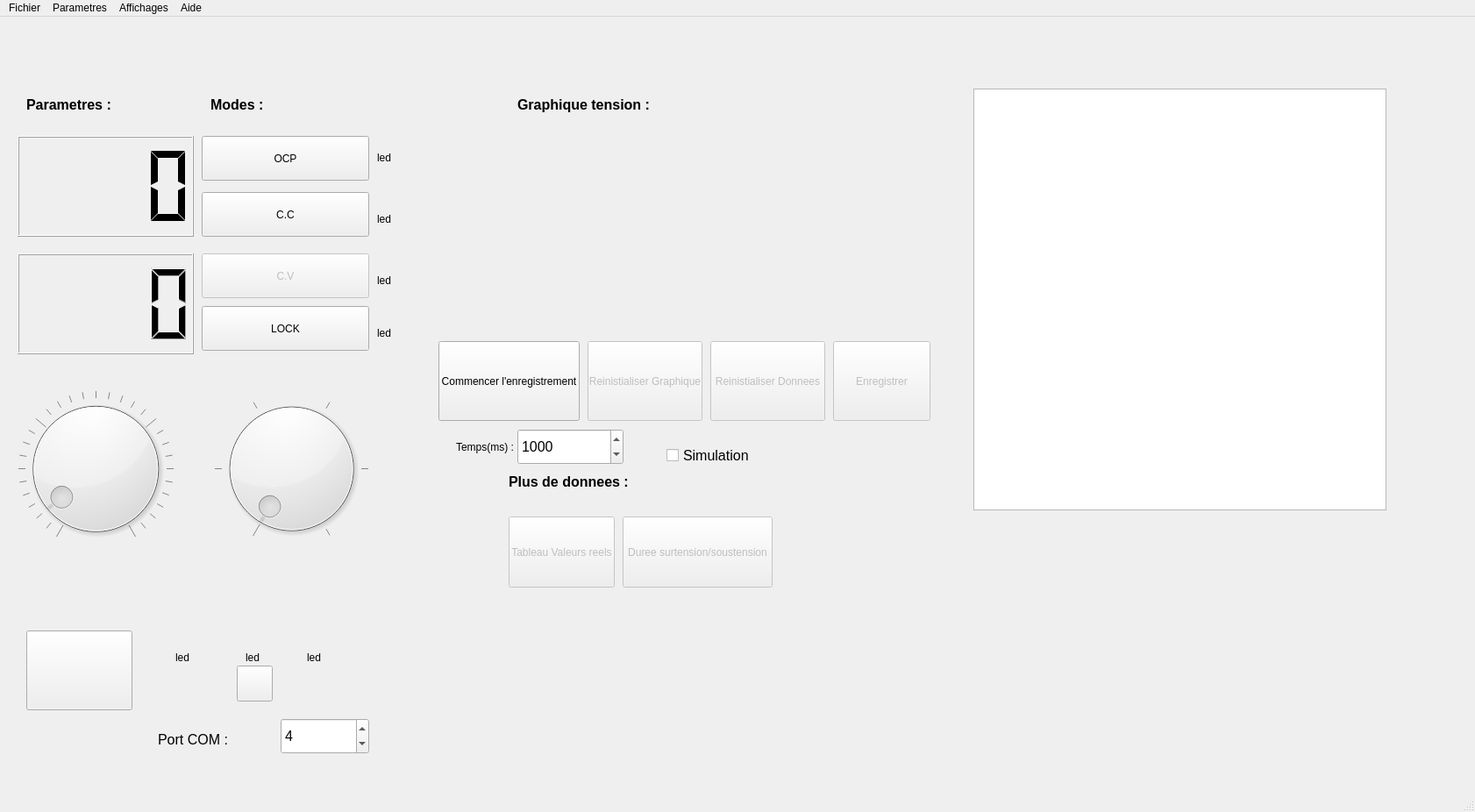
<?xml version="1.0" encoding="UTF-8"?>
<ui version="4.0">
 <class>MainWindow</class>
 <widget class="QMainWindow" name="MainWindow">
  <property name="geometry">
   <rect>
    <x>0</x>
    <y>0</y>
    <width>1682</width>
    <height>926</height>
   </rect>
  </property>
  <property name="windowTitle">
   <string>MainWindow</string>
  </property>
  <property name="toolTip">
   <string>Mode Tension Constante</string>
  </property>
  <widget class="QWidget" name="centralwidget">
   <property name="enabled">
    <bool>true</bool>
   </property>
   <widget class="QPushButton" name="btnOnoff">
    <property name="enabled">
     <bool>true</bool>
    </property>
    <property name="geometry">
     <rect>
      <x>30</x>
      <y>700</y>
      <width>121</width>
      <height>91</height>
     </rect>
    </property>
    <property name="mouseTracking">
     <bool>false</bool>
    </property>
    <property name="text">
     <string/>
    </property>
    <property name="icon">
     <iconset>
      <normaloff>Simpleicons_Interface_power-symbol-1.svg</normaloff>Simpleicons_Interface_power-symbol-1.svg</iconset>
    </property>
    <property name="shortcut">
     <string>Ctrl+Return</string>
    </property>
    <property name="checkable">
     <bool>true</bool>
    </property>
    <property name="autoRepeat">
     <bool>false</bool>
    </property>
   </widget>
   <widget class="QLabel" name="labelgraphVoltatge">
    <property name="geometry">
     <rect>
      <x>590</x>
      <y>90</y>
      <width>240</width>
      <height>20</height>
     </rect>
    </property>
    <property name="sizePolicy">
     <sizepolicy hsizetype="Expanding" vsizetype="Minimum">
      <horstretch>0</horstretch>
      <verstretch>0</verstretch>
     </sizepolicy>
    </property>
    <property name="minimumSize">
     <size>
      <width>240</width>
      <height>20</height>
     </size>
    </property>
    <property name="maximumSize">
     <size>
      <width>200</width>
      <height>20</height>
     </size>
    </property>
    <property name="font">
     <font>
      <pointsize>12</pointsize>
      <weight>75</weight>
      <bold>true</bold>
     </font>
    </property>
    <property name="text">
     <string>Graphique tension :</string>
    </property>
   </widget>
   <widget class="PlotWidget" name="TabTension" native="true">
    <property name="geometry">
     <rect>
      <x>500</x>
      <y>130</y>
      <width>561</width>
      <height>231</height>
     </rect>
    </property>
    <property name="sizePolicy">
     <sizepolicy hsizetype="Expanding" vsizetype="Expanding">
      <horstretch>0</horstretch>
      <verstretch>0</verstretch>
     </sizepolicy>
    </property>
    <property name="minimumSize">
     <size>
      <width>200</width>
      <height>200</height>
     </size>
    </property>
   </widget>
   <widget class="QWidget" name="layoutWidget">
    <property name="geometry">
     <rect>
      <x>20</x>
      <y>410</y>
      <width>401</width>
      <height>211</height>
     </rect>
    </property>
    <layout class="QGridLayout" name="gridLayout_3">
     <item row="0" column="1">
      <spacer name="horizontalSpacer">
       <property name="orientation">
        <enum>Qt::Horizontal</enum>
       </property>
       <property name="sizeType">
        <enum>QSizePolicy::Maximum</enum>
       </property>
       <property name="sizeHint" stdset="0">
        <size>
         <width>40</width>
         <height>20</height>
        </size>
       </property>
      </spacer>
     </item>
     <item row="0" column="0">
      <widget class="QDial" name="dialVoltage">
       <property name="maximum">
        <number>30</number>
       </property>
       <property name="singleStep">
        <number>1</number>
       </property>
       <property name="value">
        <number>2</number>
       </property>
       <property name="invertedAppearance">
        <bool>false</bool>
       </property>
       <property name="invertedControls">
        <bool>false</bool>
       </property>
       <property name="wrapping">
        <bool>false</bool>
       </property>
       <property name="notchesVisible">
        <bool>true</bool>
       </property>
      </widget>
     </item>
     <item row="0" column="2">
      <widget class="QDial" name="dialAmpere">
       <property name="enabled">
        <bool>true</bool>
       </property>
       <property name="minimum">
        <number>0</number>
       </property>
       <property name="maximum">
        <number>5</number>
       </property>
       <property name="value">
        <number>0</number>
       </property>
       <property name="sliderPosition">
        <number>0</number>
       </property>
       <property name="invertedAppearance">
        <bool>false</bool>
       </property>
       <property name="invertedControls">
        <bool>false</bool>
       </property>
       <property name="wrapping">
        <bool>false</bool>
       </property>
       <property name="notchesVisible">
        <bool>true</bool>
       </property>
      </widget>
     </item>
    </layout>
   </widget>
   <widget class="QPushButton" name="buttonOCP">
    <property name="geometry">
     <rect>
      <x>230</x>
      <y>136</y>
      <width>191</width>
      <height>51</height>
     </rect>
    </property>
    <property name="maximumSize">
     <size>
      <width>16777215</width>
      <height>16777215</height>
     </size>
    </property>
    <property name="text">
     <string>OCP</string>
    </property>
    <property name="checkable">
     <bool>true</bool>
    </property>
    <property name="checked">
     <bool>false</bool>
    </property>
   </widget>
   <widget class="QPushButton" name="buttonCC">
    <property name="geometry">
     <rect>
      <x>230</x>
      <y>200</y>
      <width>191</width>
      <height>51</height>
     </rect>
    </property>
    <property name="toolTip">
     <string>Mode Courent Constant</string>
    </property>
    <property name="text">
     <string>C.C</string>
    </property>
    <property name="checkable">
     <bool>false</bool>
    </property>
   </widget>
   <widget class="QPushButton" name="buttonLOCK">
    <property name="geometry">
     <rect>
      <x>230</x>
      <y>330</y>
      <width>191</width>
      <height>51</height>
     </rect>
    </property>
    <property name="text">
     <string>LOCK</string>
    </property>
    <property name="iconSize">
     <size>
      <width>23</width>
      <height>23</height>
     </size>
    </property>
    <property name="shortcut">
     <string>Ctrl+L</string>
    </property>
    <property name="checkable">
     <bool>true</bool>
    </property>
    <property name="checked">
     <bool>false</bool>
    </property>
   </widget>
   <widget class="QLCDNumber" name="nbVoltage">
    <property name="geometry">
     <rect>
      <x>20</x>
      <y>136</y>
      <width>201</width>
      <height>115</height>
     </rect>
    </property>
    <property name="toolTip">
     <string>Courant</string>
    </property>
    <property name="layoutDirection">
     <enum>Qt::LeftToRight</enum>
    </property>
    <property name="autoFillBackground">
     <bool>true</bool>
    </property>
    <property name="lineWidth">
     <number>1</number>
    </property>
    <property name="smallDecimalPoint">
     <bool>false</bool>
    </property>
    <property name="digitCount">
     <number>4</number>
    </property>
    <property name="segmentStyle">
     <enum>QLCDNumber::Flat</enum>
    </property>
    <property name="value" stdset="0">
     <double>0.000000000000000</double>
    </property>
    <property name="intValue" stdset="0">
     <number>0</number>
    </property>
   </widget>
   <widget class="QLCDNumber" name="nbAmpere">
    <property name="geometry">
     <rect>
      <x>20</x>
      <y>270</y>
      <width>201</width>
      <height>115</height>
     </rect>
    </property>
    <property name="sizePolicy">
     <sizepolicy hsizetype="Minimum" vsizetype="Minimum">
      <horstretch>0</horstretch>
      <verstretch>0</verstretch>
     </sizepolicy>
    </property>
    <property name="toolTip">
     <string>Tension</string>
    </property>
    <property name="autoFillBackground">
     <bool>true</bool>
    </property>
    <property name="styleSheet">
     <string notr="true">background-color { rgb(247, 255, 238)},</string>
    </property>
    <property name="lineWidth">
     <number>1</number>
    </property>
    <property name="digitCount">
     <number>4</number>
    </property>
   </widget>
   <widget class="QPushButton" name="buttonCV">
    <property name="enabled">
     <bool>false</bool>
    </property>
    <property name="geometry">
     <rect>
      <x>230</x>
      <y>270</y>
      <width>191</width>
      <height>51</height>
     </rect>
    </property>
    <property name="toolTip">
     <string>Mode Tension Constante</string>
    </property>
    <property name="autoFillBackground">
     <bool>true</bool>
    </property>
    <property name="text">
     <string>C.V</string>
    </property>
    <property name="shortcut">
     <string>Alt+V</string>
    </property>
    <property name="checkable">
     <bool>false</bool>
    </property>
   </widget>
   <widget class="QPushButton" name="btnCommencer">
    <property name="geometry">
     <rect>
      <x>500</x>
      <y>370</y>
      <width>161</width>
      <height>91</height>
     </rect>
    </property>
    <property name="toolTip">
     <string>Lance la mesure. Raccourci Ctrl+T</string>
    </property>
    <property name="text">
     <string>Commencer l'enregistrement</string>
    </property>
    <property name="shortcut">
     <string>Ctrl+T</string>
    </property>
   </widget>
   <widget class="QPushButton" name="btnReini">
    <property name="enabled">
     <bool>false</bool>
    </property>
    <property name="geometry">
     <rect>
      <x>810</x>
      <y>370</y>
      <width>131</width>
      <height>91</height>
     </rect>
    </property>
    <property name="text">
     <string>Reinistialiser Donnees</string>
    </property>
   </widget>
   <widget class="QPushButton" name="btnEnregistrer">
    <property name="enabled">
     <bool>false</bool>
    </property>
    <property name="geometry">
     <rect>
      <x>950</x>
      <y>370</y>
      <width>111</width>
      <height>91</height>
     </rect>
    </property>
    <property name="text">
     <string>Enregistrer</string>
    </property>
   </widget>
   <widget class="QLabel" name="label_5">
    <property name="geometry">
     <rect>
      <x>30</x>
      <y>90</y>
      <width>240</width>
      <height>20</height>
     </rect>
    </property>
    <property name="sizePolicy">
     <sizepolicy hsizetype="Expanding" vsizetype="Minimum">
      <horstretch>0</horstretch>
      <verstretch>0</verstretch>
     </sizepolicy>
    </property>
    <property name="minimumSize">
     <size>
      <width>240</width>
      <height>20</height>
     </size>
    </property>
    <property name="maximumSize">
     <size>
      <width>200</width>
      <height>20</height>
     </size>
    </property>
    <property name="font">
     <font>
      <pointsize>12</pointsize>
      <weight>75</weight>
      <bold>true</bold>
     </font>
    </property>
    <property name="text">
     <string>Parametres :</string>
    </property>
   </widget>
   <widget class="QLabel" name="label_6">
    <property name="geometry">
     <rect>
      <x>580</x>
      <y>520</y>
      <width>240</width>
      <height>20</height>
     </rect>
    </property>
    <property name="sizePolicy">
     <sizepolicy hsizetype="Expanding" vsizetype="Minimum">
      <horstretch>0</horstretch>
      <verstretch>0</verstretch>
     </sizepolicy>
    </property>
    <property name="minimumSize">
     <size>
      <width>240</width>
      <height>20</height>
     </size>
    </property>
    <property name="maximumSize">
     <size>
      <width>200</width>
      <height>20</height>
     </size>
    </property>
    <property name="font">
     <font>
      <pointsize>12</pointsize>
      <weight>75</weight>
      <bold>true</bold>
     </font>
    </property>
    <property name="text">
     <string>Plus de donnees :</string>
    </property>
   </widget>
   <widget class="QPushButton" name="pushButton_2">
    <property name="enabled">
     <bool>false</bool>
    </property>
    <property name="geometry">
     <rect>
      <x>580</x>
      <y>570</y>
      <width>121</width>
      <height>81</height>
     </rect>
    </property>
    <property name="text">
     <string>Tableau Valeurs reels</string>
    </property>
   </widget>
   <widget class="QPushButton" name="pushButton_3">
    <property name="enabled">
     <bool>false</bool>
    </property>
    <property name="geometry">
     <rect>
      <x>710</x>
      <y>570</y>
      <width>171</width>
      <height>81</height>
     </rect>
    </property>
    <property name="text">
     <string>Duree surtension/soustension</string>
    </property>
   </widget>
   <widget class="PyLedLabel" name="led_lock">
    <property name="geometry">
     <rect>
      <x>430</x>
      <y>340</y>
      <width>81</width>
      <height>41</height>
     </rect>
    </property>
    <property name="text">
     <string>led</string>
    </property>
   </widget>
   <widget class="PyLedLabel" name="led_cv">
    <property name="geometry">
     <rect>
      <x>430</x>
      <y>280</y>
      <width>81</width>
      <height>41</height>
     </rect>
    </property>
    <property name="text">
     <string>led</string>
    </property>
   </widget>
   <widget class="PyLedLabel" name="led_cc">
    <property name="geometry">
     <rect>
      <x>430</x>
      <y>210</y>
      <width>81</width>
      <height>41</height>
     </rect>
    </property>
    <property name="text">
     <string>led</string>
    </property>
   </widget>
   <widget class="PyLedLabel" name="led_ocp">
    <property name="geometry">
     <rect>
      <x>430</x>
      <y>140</y>
      <width>81</width>
      <height>41</height>
     </rect>
    </property>
    <property name="text">
     <string>led</string>
    </property>
    <property name="textFormat">
     <enum>Qt::MarkdownText</enum>
    </property>
   </widget>
   <widget class="QLabel" name="label_7">
    <property name="geometry">
     <rect>
      <x>240</x>
      <y>90</y>
      <width>240</width>
      <height>20</height>
     </rect>
    </property>
    <property name="sizePolicy">
     <sizepolicy hsizetype="Expanding" vsizetype="Minimum">
      <horstretch>0</horstretch>
      <verstretch>0</verstretch>
     </sizepolicy>
    </property>
    <property name="minimumSize">
     <size>
      <width>240</width>
      <height>20</height>
     </size>
    </property>
    <property name="maximumSize">
     <size>
      <width>200</width>
      <height>20</height>
     </size>
    </property>
    <property name="font">
     <font>
      <pointsize>12</pointsize>
      <weight>75</weight>
      <bold>true</bold>
     </font>
    </property>
    <property name="text">
     <string>Modes :</string>
    </property>
   </widget>
   <widget class="PyLedLabel" name="led_pp">
    <property name="geometry">
     <rect>
      <x>200</x>
      <y>710</y>
      <width>41</width>
      <height>41</height>
     </rect>
    </property>
    <property name="text">
     <string>led</string>
    </property>
   </widget>
   <widget class="PyLedLabel" name="led_pn">
    <property name="geometry">
     <rect>
      <x>280</x>
      <y>710</y>
      <width>41</width>
      <height>41</height>
     </rect>
    </property>
    <property name="text">
     <string>led</string>
    </property>
   </widget>
   <widget class="PyLedLabel" name="led_pgdn">
    <property name="geometry">
     <rect>
      <x>350</x>
      <y>710</y>
      <width>41</width>
      <height>41</height>
     </rect>
    </property>
    <property name="text">
     <string>led</string>
    </property>
   </widget>
   <widget class="QTableWidget" name="Donnees">
    <property name="geometry">
     <rect>
      <x>1110</x>
      <y>82</y>
      <width>471</width>
      <height>481</height>
     </rect>
    </property>
    <property name="sizePolicy">
     <sizepolicy hsizetype="Expanding" vsizetype="Expanding">
      <horstretch>0</horstretch>
      <verstretch>0</verstretch>
     </sizepolicy>
    </property>
    <property name="minimumSize">
     <size>
      <width>350</width>
      <height>0</height>
     </size>
    </property>
    <attribute name="horizontalHeaderCascadingSectionResizes">
     <bool>false</bool>
    </attribute>
    <attribute name="horizontalHeaderDefaultSectionSize">
     <number>150</number>
    </attribute>
   </widget>
   <widget class="QSpinBox" name="spinBox">
    <property name="geometry">
     <rect>
      <x>590</x>
      <y>470</y>
      <width>121</width>
      <height>41</height>
     </rect>
    </property>
    <property name="font">
     <font>
      <pointsize>12</pointsize>
     </font>
    </property>
    <property name="minimum">
     <number>10</number>
    </property>
    <property name="maximum">
     <number>10000</number>
    </property>
    <property name="singleStep">
     <number>100</number>
    </property>
    <property name="value">
     <number>1000</number>
    </property>
   </widget>
   <widget class="QLabel" name="label">
    <property name="geometry">
     <rect>
      <x>180</x>
      <y>809</y>
      <width>101</width>
      <height>31</height>
     </rect>
    </property>
    <property name="font">
     <font>
      <pointsize>12</pointsize>
     </font>
    </property>
    <property name="text">
     <string>Port COM :</string>
    </property>
   </widget>
   <widget class="QSpinBox" name="spinBox_COM">
    <property name="geometry">
     <rect>
      <x>320</x>
      <y>800</y>
      <width>101</width>
      <height>41</height>
     </rect>
    </property>
    <property name="font">
     <font>
      <pointsize>12</pointsize>
     </font>
    </property>
    <property name="maximum">
     <number>20</number>
    </property>
    <property name="value">
     <number>4</number>
    </property>
   </widget>
   <widget class="QCheckBox" name="checkBoxSimu">
    <property name="enabled">
     <bool>true</bool>
    </property>
    <property name="geometry">
     <rect>
      <x>760</x>
      <y>490</y>
      <width>121</width>
      <height>20</height>
     </rect>
    </property>
    <property name="font">
     <font>
      <pointsize>12</pointsize>
     </font>
    </property>
    <property name="text">
     <string>Simulation</string>
    </property>
    <property name="checked">
     <bool>false</bool>
    </property>
   </widget>
   <widget class="QLabel" name="temps_ms">
    <property name="geometry">
     <rect>
      <x>520</x>
      <y>470</y>
      <width>81</width>
      <height>41</height>
     </rect>
    </property>
    <property name="text">
     <string>Temps(ms) :</string>
    </property>
   </widget>
   <widget class="QPushButton" name="btnReiniGra">
    <property name="enabled">
     <bool>false</bool>
    </property>
    <property name="geometry">
     <rect>
      <x>670</x>
      <y>370</y>
      <width>131</width>
      <height>91</height>
     </rect>
    </property>
    <property name="text">
     <string>Reinistialiser Graphique</string>
    </property>
   </widget>
   <widget class="QPushButton" name="indiceOut">
    <property name="enabled">
     <bool>true</bool>
    </property>
    <property name="geometry">
     <rect>
      <x>270</x>
      <y>740</y>
      <width>41</width>
      <height>41</height>
     </rect>
    </property>
    <property name="mouseTracking">
     <bool>false</bool>
    </property>
    <property name="text">
     <string/>
    </property>
    <property name="icon">
     <iconset>
      <normaloff>Simpleicons_Interface_power-symbol-1.svg</normaloff>Simpleicons_Interface_power-symbol-1.svg</iconset>
    </property>
    <property name="shortcut">
     <string>Ctrl+Return</string>
    </property>
    <property name="checkable">
     <bool>true</bool>
    </property>
    <property name="autoRepeat">
     <bool>false</bool>
    </property>
   </widget>
  </widget>
  <widget class="QMenuBar" name="menubar">
   <property name="geometry">
    <rect>
     <x>0</x>
     <y>0</y>
     <width>1682</width>
     <height>21</height>
    </rect>
   </property>
   <widget class="QMenu" name="menutt">
    <property name="title">
     <string>Fichier</string>
    </property>
    <addaction name="actionEnregistrer_la_configuration_des_param_tres"/>
    <addaction name="actionConsole"/>
    <addaction name="actionQuitter"/>
   </widget>
   <widget class="QMenu" name="menuParam_tres">
    <property name="title">
     <string>Parametres</string>
    </property>
    <widget class="QMenu" name="menuLangue">
     <property name="title">
      <string>Langue</string>
     </property>
     <addaction name="actionFran_ais"/>
     <addaction name="actionAnglais"/>
    </widget>
    <addaction name="menuLangue"/>
   </widget>
   <widget class="QMenu" name="menuAffichages">
    <property name="title">
     <string>Affichages</string>
    </property>
    <widget class="QMenu" name="menuTaille_de_la_fen_tre">
     <property name="title">
      <string>Taille de la fenetre</string>
     </property>
     <addaction name="actionGrand"/>
     <addaction name="actionMoyenne"/>
     <addaction name="actionPetite"/>
    </widget>
    <addaction name="actionMode_expert"/>
    <addaction name="actionMode_simple"/>
    <addaction name="separator"/>
    <addaction name="menuTaille_de_la_fen_tre"/>
   </widget>
   <widget class="QMenu" name="menuAide">
    <property name="title">
     <string>Aide</string>
    </property>
    <addaction name="actionNotice_de_l_alimentation"/>
   </widget>
   <addaction name="menutt"/>
   <addaction name="menuParam_tres"/>
   <addaction name="menuAffichages"/>
   <addaction name="menuAide"/>
  </widget>
  <widget class="QStatusBar" name="statusbar"/>
  <action name="actionvghh">
   <property name="checkable">
    <bool>true</bool>
   </property>
   <property name="checked">
    <bool>true</bool>
   </property>
   <property name="text">
    <string>vghh</string>
   </property>
   <property name="shortcut">
    <string>Ctrl+D</string>
   </property>
  </action>
  <action name="actionMode_expert">
   <property name="text">
    <string>Mode expert</string>
   </property>
  </action>
  <action name="actionMode_simple">
   <property name="text">
    <string>Mode simple</string>
   </property>
  </action>
  <action name="actionEnregistrer_la_configuration_des_param_tres">
   <property name="text">
    <string>Enregistrer la configuration des parametres</string>
   </property>
  </action>
  <action name="actionConsole">
   <property name="text">
    <string>Console</string>
   </property>
  </action>
  <action name="actionNotice_de_l_alimentation">
   <property name="text">
    <string>Notice de l'alimentation</string>
   </property>
   <property name="whatsThis">
    <string>&lt;html&gt;&lt;head/&gt;&lt;body&gt;&lt;p&gt;&lt;a href=&quot;https://docs.rs-online.com/e2d1/A700000008165960.pdf&quot;&gt;&lt;span style=&quot; text-decoration: underline; color:#0000ff;&quot;&gt;Notice Alimentation RS-3005P&lt;/span&gt;&lt;/a&gt;&lt;/p&gt;&lt;/body&gt;&lt;/html&gt;</string>
   </property>
  </action>
  <action name="actionGrand">
   <property name="text">
    <string>Grande</string>
   </property>
  </action>
  <action name="actionMoyenne">
   <property name="text">
    <string>Moyenne</string>
   </property>
  </action>
  <action name="actionPetite">
   <property name="text">
    <string>Petite</string>
   </property>
  </action>
  <action name="actionFran_ais">
   <property name="text">
    <string>Francais</string>
   </property>
  </action>
  <action name="actionAnglais">
   <property name="text">
    <string>Anglais</string>
   </property>
  </action>
  <action name="actionQuitter">
   <property name="text">
    <string>Quitter</string>
   </property>
  </action>
 </widget>
 <customwidgets>
  <customwidget>
   <class>PlotWidget</class>
   <extends>QWidget</extends>
   <header>pyqtgraph</header>
   <container>1</container>
  </customwidget>
  <customwidget>
   <class>PyLedLabel</class>
   <extends>QLabel</extends>
   <header location="global">classesecond</header>
  </customwidget>
 </customwidgets>
 <resources/>
 <connections>
  <connection>
   <sender>dialVoltage</sender>
   <signal>valueChanged(int)</signal>
   <receiver>nbVoltage</receiver>
   <slot>display(int)</slot>
   <hints>
    <hint type="sourcelabel">
     <x>149</x>
     <y>488</y>
    </hint>
    <hint type="destinationlabel">
     <x>170</x>
     <y>228</y>
    </hint>
   </hints>
  </connection>
  <connection>
   <sender>dialAmpere</sender>
   <signal>valueChanged(int)</signal>
   <receiver>nbAmpere</receiver>
   <slot>display(int)</slot>
   <hints>
    <hint type="sourcelabel">
     <x>343</x>
     <y>487</y>
    </hint>
    <hint type="destinationlabel">
     <x>156</x>
     <y>370</y>
    </hint>
   </hints>
  </connection>
 </connections>
</ui>
